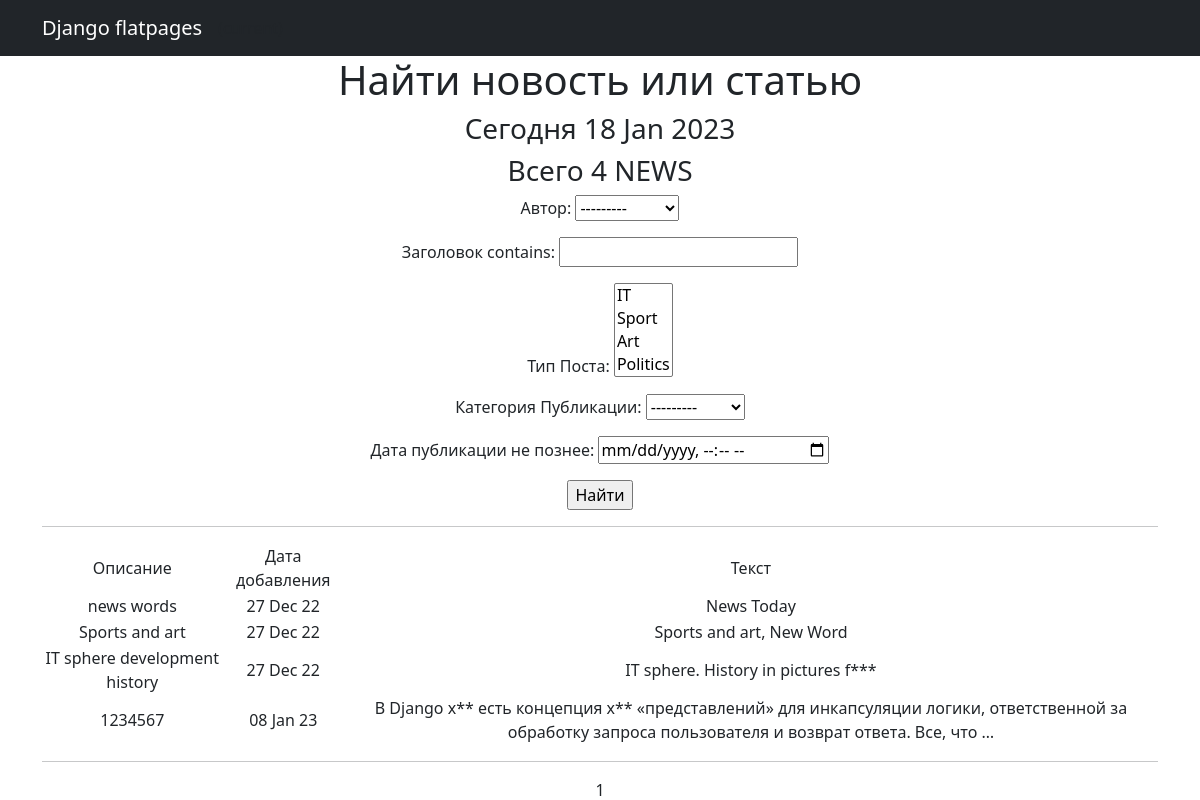
Page /news/search/ on the earlier database version.
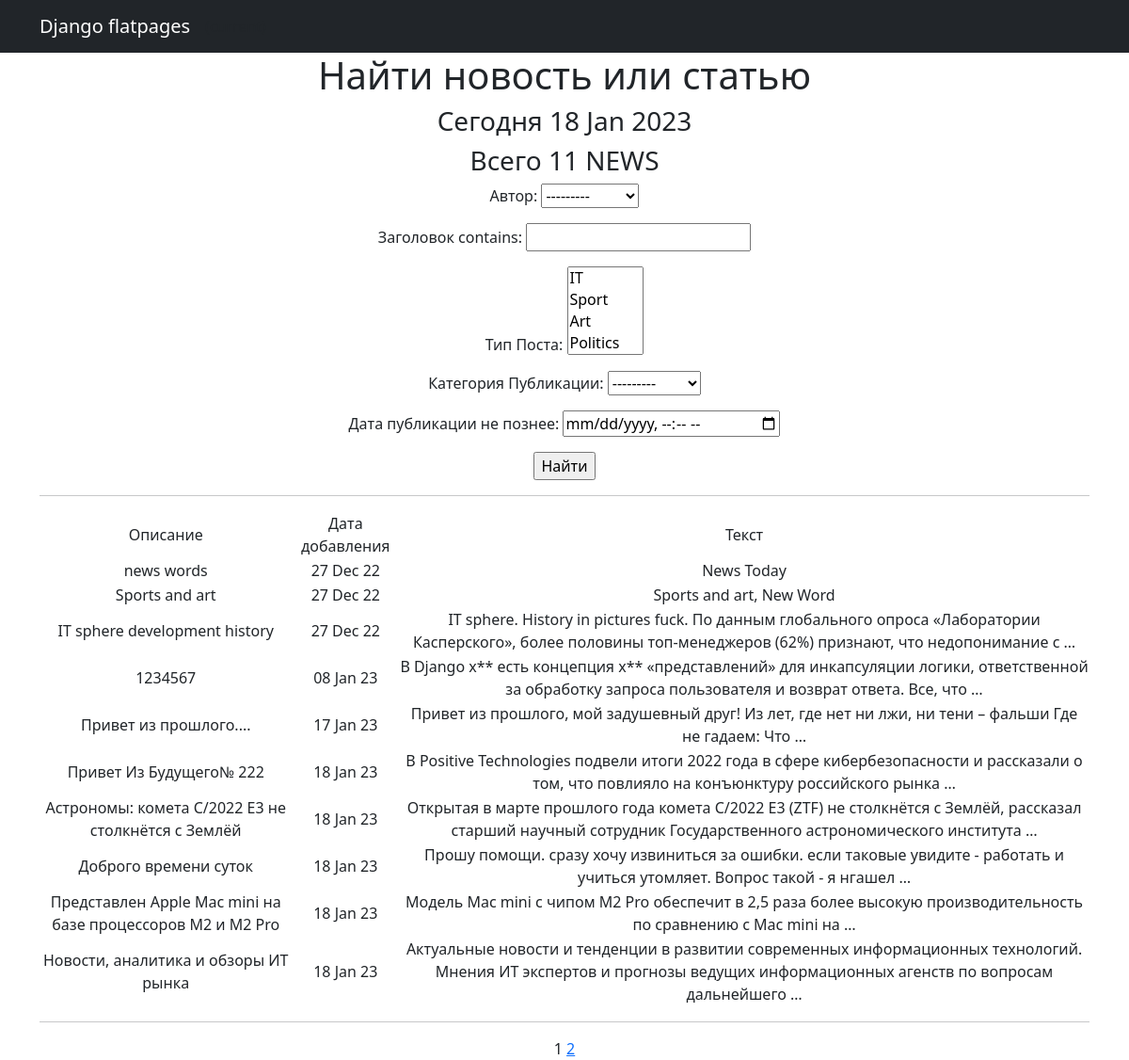
Same page on the later database version.
### news/models.py (models this page shows, shortened)
class Post(models.Model):
    author = models.ForeignKey(Author, on_delete=models.CASCADE, verbose_name="Автор")
    NEWS = "NW"
    ARTICLE = "AT"
    CATEGORY_CHOICES = (
        (NEWS, 'НОВОСТЬ'),
        (ARTICLE, 'СТАТЬЯ'),
    )
    categoryType = models.CharField(max_length=2, choices=CATEGORY_CHOICES, default=ARTICLE, verbose_name="Категория Публикации")
    dataCreation = models.DateTimeField(auto_now_add=True, verbose_name="Дата публикации")
    postCategory = models.ManyToManyField(Category, through='PostCategory', verbose_name="Тип Поста")
    title = models.CharField(max_length=128, verbose_name="Заголовок")
    text = models.TextField()
    rating = models.SmallIntegerField(default=0, verbose_name="Рейтинг")

### news/views.py (the view)
# urls.py: path('search/', NewsSearch.as_view(), name='search'),
class NewsSearch(ListView):
    model = Post
    ordering = 'dataCreation'
    template_name = 'search.html'
    context_object_name = 'search'
    paginate_by = 10
    def get_queryset(self):
        queryset = super().get_queryset()
        self.filterset = PostFilter(self.request.GET, queryset)
        return self.filterset.qs
    def get_context_data(self, **kwargs):
        context = super().get_context_data(**kwargs)
        context['filterset'] = self.filterset
        context['all_news'] = Post.objects.all()
        return context

### news/models.py (called while the page is built)
    def __str__(self):
        return f'{self.authorUser}'

    def __str__(self):
        return f'{self.name}'

### news/templatetags/custom_filters.py (called while the page is built)
@register.filter()
def censor(value):
    ban_words = ['fuck', 'хер']
    if not isinstance(value, str):
        raise TypeError(f"unresolved type'{type(value)}' expected type 'str")
    for word in value.split():
        if word.lower() in ban_words:
            value = value.replace(word, f'{word[0]}{"*"*(len(word)-1)}')
    return value

### news/templatetags/custom_tags.py (called while the page is built)
@register.simple_tag()
def current_time(format_string='%b %d %Y'):
    return datetime.utcnow().strftime(format_string)

### news/templates/search.html (shortened to what this page needs)
{% extends 'flatpages/default.html' %}
{% load custom_filters %}
{% load custom_tags %}
{% block content %}
   <h1>Найти новость или статью</h1>
<h3>Сегодня {% current_time '%d %b %Y' %}</h3>
<h3> Всего {{ all_news|length }} NEWS</h3>
   <form action="" method="get">
       {{ filterset.form.as_p }}
       <input type="submit" value="Найти" />
   </form>
  <hr>
   {% if search %}
       <table>
          <tr>
               <td>Описание</td>
               <td>Дата добавления</td>
               <td>Текст</td>
           <tr>
           {% for new in search %}
           <tr>
               <td>{{ new.title|censor }}</td>
               <td>{{ new.dataCreation|date:'d M y ' }}</td>
               <td>{{ new.text|truncatewords:20|censor}}</td>
           {% endfor %}
       </table>
   <hr>
   {% else %}
       <h2>Новостей нет!</h2>
   {% endif %}
   {{ page_obj.number }}
   {% if page_obj.has_next %}
       <a href="?page={{ page_obj.next_page_number }}">{{ page_obj.next_page_number }}</a>
   {% endif %}
{% endblock content %}

### news/templates/flatpages/default.html (shortened to what this page needs)
<!DOCTYPE html>
<html lang="en">
    <head>
        {% load static %}
       <link href="{% static 'css/styles.css' %}" rel="stylesheet" />
    </head>
    <body>
                <nav class="navbar navbar-expand-lg navbar-dark bg-dark static-top">
           <div class="container">
               <a class="navbar-brand" href="#">Django flatpages</a>
               <div class="collapse navbar-collapse" id="navbarResponsive">
                   <ul class="navbar-nav ml-auto">
                       <li class="nav-item active">
                           <span class="sr-only">(current)</span>
                   </ul>
               </div>
           </div>
        </nav>
        <div class="container">
           <div class="row">
               <div class="col-lg-12 text-center">
                   {% block content %}{% endblock content %}
               </div>
           </div>
        </div>
    </body>
</html>

Differences in the rows shown:
changed Post "IT sphere development history": text|censor "IT sphere. History in pictures f***" → "IT sphere. History in pictures fuck. По данным глобального опроса «Лаборатории Касперского», более половины топ-менеджеров (62%) признают, что недопонимание с …"
added Post: title|censor "Привет из прошлого....", dataCreation "17 Jan 23", text|censor "Привет из прошлого, мой задушевный друг! Из лет, где нет ни лжи, ни тени – фальши Где не гадаем: Что …"
added Post: title|censor "Привет Из Будущего№ 222", dataCreation "18 Jan 23", text|censor "В Positive Technologies подвели итоги 2022 года в сфере кибербезопасности и рассказали о том, что повлияло на конъюнктуру российского рынка …"
added Post: title|censor "Астрономы: комета C/2022 E3 не столкнётся с Землёй", dataCreation "18 Jan 23", text|censor "Открытая в марте прошлого года комета C/2022 E3 (ZTF) не столкнётся с Землёй, рассказал старший научный сотрудник Государственного астрономического института …"
added Post: title|censor "Доброго времени суток", dataCreation "18 Jan 23", text|censor "Прошу помощи. сразу хочу извиниться за ошибки. если таковые увидите - работать и учиться утомляет. Вопрос такой - я нгашел …"
added Post: title|censor "Представлен Apple Mac mini на базе процессоров M2 и M2 Pro", dataCreation "18 Jan 23", text|censor "Модель Mac mini с чипом M2 Pro обеспечит в 2,5 раза более высокую производительность по сравнению с Mac mini на …"
added Post: title|censor "Новости, аналитика и обзоры ИТ рынка", dataCreation "18 Jan 23", text|censor "Актуальные новости и тенденции в развитии современных информационных технологий. Мнения ИТ экспертов и прогнозы ведущих информационных агенств по вопросам дальнейшего …"
Other differences:
{{ all_news|length }}: "4" → "11"
{{ page_obj.next_page_number }}: (not shown) → "2"
